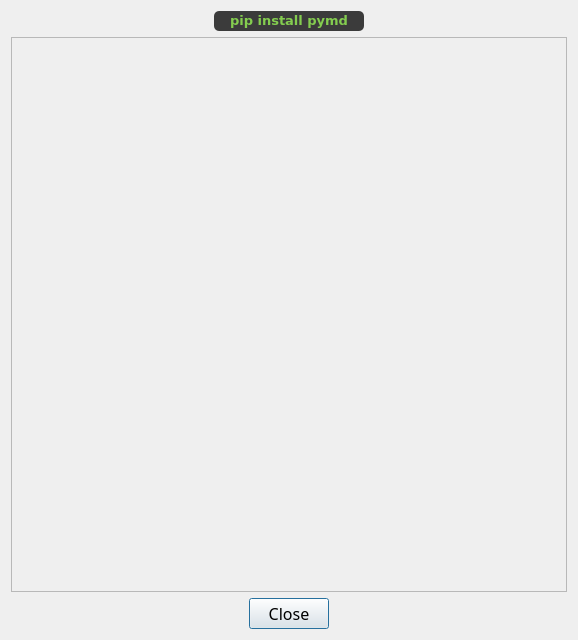
<?xml version="1.0" encoding="UTF-8"?>
<ui version="4.0">
 <author>Tutos Rive</author>
 <class>about_dialog</class>
 <widget class="QDialog" name="about_dialog">
  <property name="geometry">
   <rect>
    <x>0</x>
    <y>0</y>
    <width>578</width>
    <height>640</height>
   </rect>
  </property>
  <property name="font">
   <font>
    <family>Gabriola</family>
    <pointsize>20</pointsize>
   </font>
  </property>
  <property name="windowTitle">
   <string>About</string>
  </property>
  <property name="locale">
   <locale language="English" country="UnitedKingdom"/>
  </property>
  <property name="modal">
   <bool>true</bool>
  </property>
  <layout class="QGridLayout" name="gridLayout">
   <item row="4" column="0">
    <widget class="QDialogButtonBox" name="close_button">
     <property name="font">
      <font>
       <family>Gabriola</family>
       <pointsize>12</pointsize>
      </font>
     </property>
     <property name="orientation">
      <enum>Qt::Orientation::Horizontal</enum>
     </property>
     <property name="standardButtons">
      <set>QDialogButtonBox::StandardButton::Close</set>
     </property>
     <property name="centerButtons">
      <bool>true</bool>
     </property>
    </widget>
   </item>
   <item row="1" column="0">
    <layout class="QGridLayout" name="container_label_about">
     <property name="topMargin">
      <number>0</number>
     </property>
     <item row="0" column="0">
      <widget class="QLabel" name="about_label">
       <property name="minimumSize">
        <size>
         <width>0</width>
         <height>20</height>
        </size>
       </property>
       <property name="maximumSize">
        <size>
         <width>150</width>
         <height>40</height>
        </size>
       </property>
       <property name="font">
        <font>
         <family>Gabriola</family>
         <pointsize>10</pointsize>
         <italic>false</italic>
         <bold>true</bold>
         <underline>false</underline>
         <strikeout>false</strikeout>
         <kerning>true</kerning>
        </font>
       </property>
       <property name="styleSheet">
        <string notr="true">background-color: rgb(59, 59, 59);
color: #84CD4F;
border-radius: 5px;</string>
       </property>
       <property name="locale">
        <locale language="English" country="UnitedKingdom"/>
       </property>
       <property name="text">
        <string>&lt;code&gt;pip install pymd&lt;/code&gt;</string>
       </property>
       <property name="textFormat">
        <enum>Qt::TextFormat::RichText</enum>
       </property>
       <property name="scaledContents">
        <bool>false</bool>
       </property>
       <property name="alignment">
        <set>Qt::AlignmentFlag::AlignCenter</set>
       </property>
       <property name="textInteractionFlags">
        <set>Qt::TextInteractionFlag::TextSelectableByKeyboard|Qt::TextInteractionFlag::TextSelectableByMouse</set>
       </property>
      </widget>
     </item>
    </layout>
   </item>
   <item row="3" column="0">
    <widget class="QScrollArea" name="container_scroll_about">
     <property name="widgetResizable">
      <bool>true</bool>
     </property>
     <widget class="QWidget" name="container_about_text">
      <property name="geometry">
       <rect>
        <x>0</x>
        <y>0</y>
        <width>558</width>
        <height>562</height>
       </rect>
      </property>
      <layout class="QFormLayout" name="formLayout">
       <item row="0" column="0" colspan="2">
        <widget class="QLabel" name="text_about">
         <property name="maximumSize">
          <size>
           <width>540</width>
           <height>16777215</height>
          </size>
         </property>
         <property name="locale">
          <locale language="English" country="UnitedKingdom"/>
         </property>
         <property name="textFormat">
          <enum>Qt::TextFormat::RichText</enum>
         </property>
         <property name="wordWrap">
          <bool>true</bool>
         </property>
         <property name="openExternalLinks">
          <bool>true</bool>
         </property>
         <property name="textInteractionFlags">
          <set>Qt::TextInteractionFlag::LinksAccessibleByKeyboard|Qt::TextInteractionFlag::LinksAccessibleByMouse</set>
         </property>
        </widget>
       </item>
      </layout>
     </widget>
    </widget>
   </item>
  </layout>
 </widget>
 <resources/>
 <connections>
  <connection>
   <sender>close_button</sender>
   <signal>accepted()</signal>
   <receiver>about_dialog</receiver>
   <slot>accept()</slot>
   <hints>
    <hint type="sourcelabel">
     <x>248</x>
     <y>254</y>
    </hint>
    <hint type="destinationlabel">
     <x>157</x>
     <y>274</y>
    </hint>
   </hints>
  </connection>
  <connection>
   <sender>close_button</sender>
   <signal>rejected()</signal>
   <receiver>about_dialog</receiver>
   <slot>reject()</slot>
   <hints>
    <hint type="sourcelabel">
     <x>316</x>
     <y>260</y>
    </hint>
    <hint type="destinationlabel">
     <x>286</x>
     <y>274</y>
    </hint>
   </hints>
  </connection>
 </connections>
</ui>
